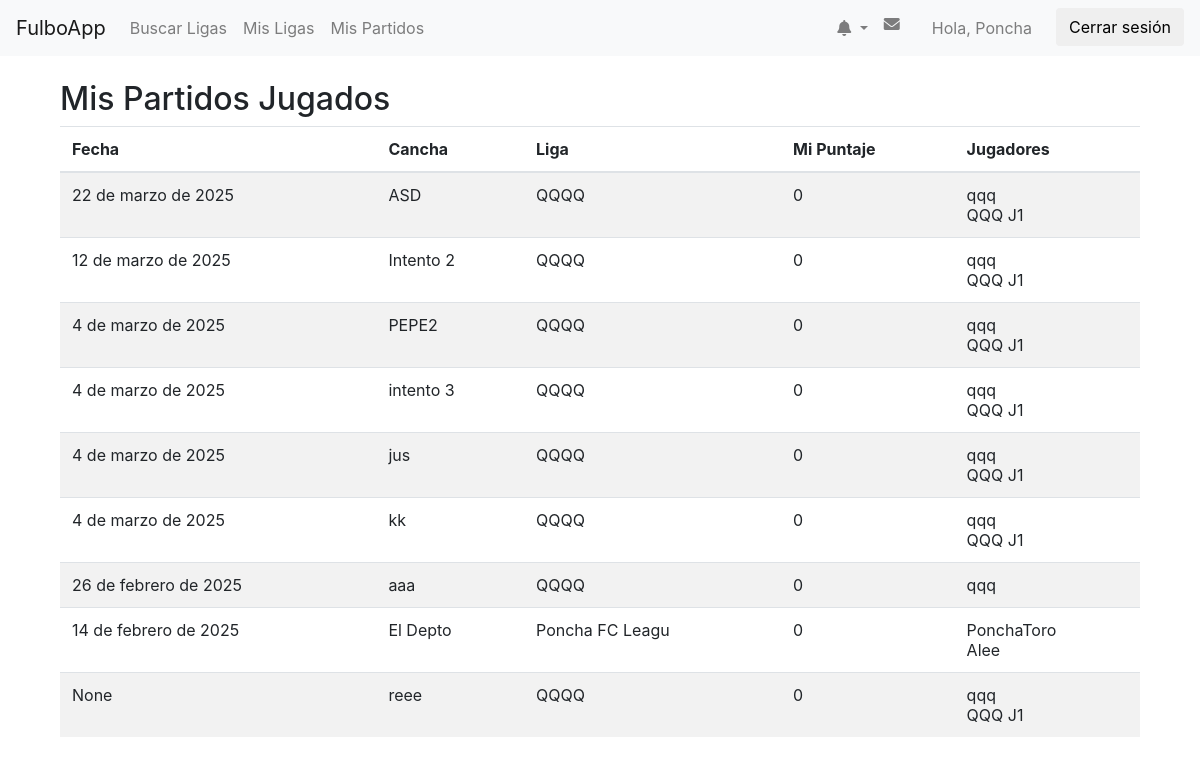
The page /AppFulbo/mis_partidos/ (signed in) on the database its author committed.
### AppFulbo/models.py (models this page shows, shortened)
class PuntajePartido(models.Model):
    jugador = models.ForeignKey(Jugador, on_delete=models.CASCADE, related_name="puntajes_partidos")
    partido = models.ForeignKey(Partido, on_delete=models.CASCADE, related_name="puntajes_partidos")
    suma_puntajes = models.FloatField(null=True)  # Puntaje del jugador en este partido
    cant_puntajes =  models.FloatField(default=0)
    def puntaje(self):
        if self.cant_puntajes !=0:
            puntaje= self.suma_puntajes/self.cant_puntajes
        else:
            puntaje = 0
        return puntaje

class Partido(models.Model):
    fecha_partido = models.DateField(null=True, blank=True)
    cancha = models.CharField(max_length=15)
    liga = models.ForeignKey(Liga, on_delete=models.CASCADE, related_name="partidos")  # Liga a la que pertenece

class Liga(models.Model):
    nombre_liga = models.CharField(max_length=20, unique=True)
    descripcion = models.TextField(blank=True, null=True)
    presidentes = models.ManyToManyField(User, related_name="ligas_presididas")  # Relación ManyToMany con los presidentes
    super_presidente = models.ForeignKey(
         settings.AUTH_USER_MODEL,
         on_delete=models.SET_NULL,
         null=True,
         blank=True,
         related_name="ligas_super_presididas",
         help_text="El super presidente de la liga, con privilegios especiales."
     )
    def __str__(self):
        return self.nombre_liga

class Jugador(models.Model):
    OPCIONES = [
        ('1', 'Arquero'),
        ('2', 'Defensor'),
        ('3', 'Mediocampista'),
        ('4', 'Delantero'),
    ]
    usuario = models.ForeignKey(User, null=True, blank=True, on_delete=models.CASCADE,related_name="user")
    apodo = models.CharField(max_length=15)
    posicion = models.CharField(max_length=1, choices=OPCIONES, null=True, blank=True)
    liga = models.ForeignKey(Liga, on_delete=models.CASCADE, related_name="jugadores")
    numero = models.IntegerField(
        choices=NUMERO_CHOICES,
        validators=[MinValueValidator(1), MaxValueValidator(99)],
        null=True,
        blank=True,
        help_text="Seleccione un número entre 1 y 99."
    )
    activo = models.BooleanField(default=True, help_text="Indica si el jugador está activo en la liga.")
    class Meta:
        unique_together = ('apodo', 'liga')

### AppFulbo/views.py (the view)
# urls.py: path('mis_partidos/', views.partidos_jugados, name='mis_partidos'),
@login_required
def partidos_jugados(request):
    puntajes = PuntajePartido.objects.filter(
        jugador__usuario=request.user
    ).select_related('partido', 'partido__liga', 'jugador').order_by('-partido__fecha_partido')
    context = {
        'puntajes': puntajes,
    }
    return render(request, 'AppFulbo/mis_partidos.html', context)

### AppFulbo/context_processors.py (called while the page is built)
def notificaciones_context(request):
    if request.user.is_authenticated:
        notificaciones_no_leidas = Notificacion.objects.filter(usuario=request.user, leido=False).count()
    else:
        notificaciones_no_leidas = 0
    return {
        'notificaciones_no_leidas': notificaciones_no_leidas,
    }

### AppFulbo/templates/AppFulbo/mis_partidos.html
{% extends 'AppFulbo/base.html' %}
{% block content %}
<div class="container mt-4">
    <h2>Mis Partidos Jugados</h2>
    <table class="table table-striped">
        <thead>
            <tr>
                <th>Fecha</th>
                <th>Cancha</th>
                <th>Liga</th>
                <th>Mi Puntaje</th>
                <th>Jugadores</th>
            </tr>
        </thead>
        <tbody>
            {% for puntaje in puntajes %}
            <tr>
                <td>{{ puntaje.partido.fecha_partido }}</td>
                <td>{{ puntaje.partido.cancha }}</td>
                <td>{{ puntaje.partido.liga }}</td>
                <td>{{ puntaje.puntaje }}</td>
                <td>
                    <ul class="list-unstyled mb-0">
                        {% for pp in puntaje.partido.puntajes_partidos.all %}
                        <li>{{ pp.jugador.apodo }}</li>
                        {% endfor %}
                    </ul>
                </td>
            </tr>
            {% empty %}
            <tr>
                <td colspan="5">No has jugado ningún partido.</td>
            </tr>
            {% endfor %}
        </tbody>
    </table>
</div>
{% endblock %}

### AppFulbo/templates/AppFulbo/base.html (shortened to what this page needs)
{% load static %}
<html lang="es">
<head>
    <link rel="stylesheet" href="https://cdnjs.cloudflare.com/ajax/libs/font-awesome/6.0.0-beta3/css/all.min.css"
 />
    <link rel="stylesheet" href="https://maxcdn.bootstrapcdn.com/bootstrap/4.0.0/css/bootstrap.min.css">
</head>
<body>
    <nav class="navbar navbar-expand-lg navbar-light bg-light">
        <a class="navbar-brand" href="{% url 'inicio' %}">FulboApp</a>
        <div class="collapse navbar-collapse">
            <ul class="navbar-nav mr-auto">
                <li class="nav-item">
                    <li class="nav-item">
                        <a class="nav-link" href="{% url 'buscar_ligas' %}">Buscar Ligas</a>
                    </li>
                    <a class="nav-link" href="{% url 'mis_ligas' %}">Mis Ligas</a>
                </li>
                <li class="nav-item">
                    <a class="nav-link" href="{% url 'mis_partidos' %}">Mis Partidos</a>
                </li>
            </ul>
            <ul class="navbar-nav">
                {% if user.is_authenticated %}
                <li class="nav-item dropdown">
                    <a id="notificationDropdown" class="nav-link dropdown-toggle" href="#" role="button" data-bs-toggle="dropdown" aria-expanded="false">
                        <i class="fa-solid fa-bell"></i>
                    </a>
                </li>
                <li class="nav-item mr-3">
                    <a class="nav-link" href="{% url 'inbox' %}"><i class="fa-solid fa-envelope"></i> </a>
                </li>
                <li class="nav-item mr-3">
                    <a class="nav-link" href="{% url 'mi_perfil' %}">Hola, {{ user.username }}</a>
                </li>
                <li class="nav-item">
                    <form action="{% url 'logout' %}" method="post" class="d-inline">
                        <button type="submit" class="btn btn-logout">Cerrar sesión</button>
                    </form>
                </li>
                {% else %}
                    <li class="nav-item">
                        <a class="nav-link" href="{% url 'login' %}">Iniciar sesión</a>
                    </li>
                {% endif %}
            </ul>
        </div>
    </nav>
    <div class="container mt-4">
        {% block content %}{% endblock %}
    </div>
</body>
</html>

### rows shown on the page
PuntajePartido: partido.fecha_partido "22 de marzo de 2025", partido.cancha "ASD", partido.liga "QQQQ", puntaje "0", jugador.apodo "qqq"
PuntajePartido: jugador.apodo "QQQ J1"
PuntajePartido: partido.fecha_partido "12 de marzo de 2025", partido.cancha "Intento 2", partido.liga "QQQQ", puntaje "0", jugador.apodo "qqq"
PuntajePartido: jugador.apodo "QQQ J1"
PuntajePartido: partido.fecha_partido "4 de marzo de 2025", partido.cancha "PEPE2", partido.liga "QQQQ", puntaje "0", jugador.apodo "qqq"
PuntajePartido: jugador.apodo "QQQ J1"
PuntajePartido: partido.fecha_partido "4 de marzo de 2025", partido.cancha "intento 3", partido.liga "QQQQ", puntaje "0", jugador.apodo "qqq"
PuntajePartido: jugador.apodo "QQQ J1"
PuntajePartido: partido.fecha_partido "4 de marzo de 2025", partido.cancha "jus", partido.liga "QQQQ", puntaje "0", jugador.apodo "qqq"
PuntajePartido: jugador.apodo "QQQ J1"
PuntajePartido: partido.fecha_partido "4 de marzo de 2025", partido.cancha "kk", partido.liga "QQQQ", puntaje "0", jugador.apodo "qqq"
PuntajePartido: jugador.apodo "QQQ J1"
PuntajePartido: partido.fecha_partido "26 de febrero de 2025", partido.cancha "aaa", partido.liga "QQQQ", puntaje "0", jugador.apodo "qqq"
PuntajePartido: partido.fecha_partido "14 de febrero de 2025", partido.cancha "El Depto", partido.liga "Poncha FC Leagu", puntaje "0", jugador.apodo "PonchaToro"
PuntajePartido: jugador.apodo "Alee"
PuntajePartido: partido.fecha_partido "None", partido.cancha "reee", partido.liga "QQQQ", puntaje "0", jugador.apodo "qqq"
PuntajePartido: jugador.apodo "QQQ J1"

### other values the page prints
{{ user.username }} "Poncha"
